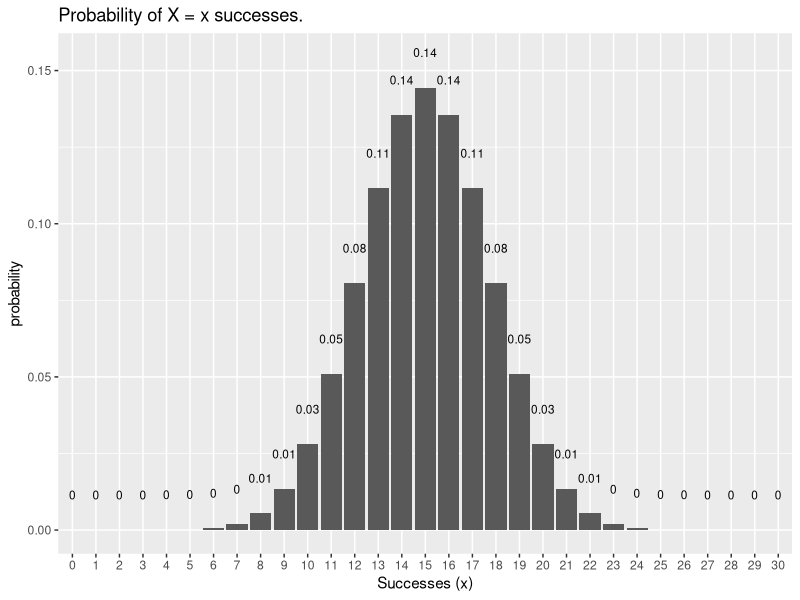
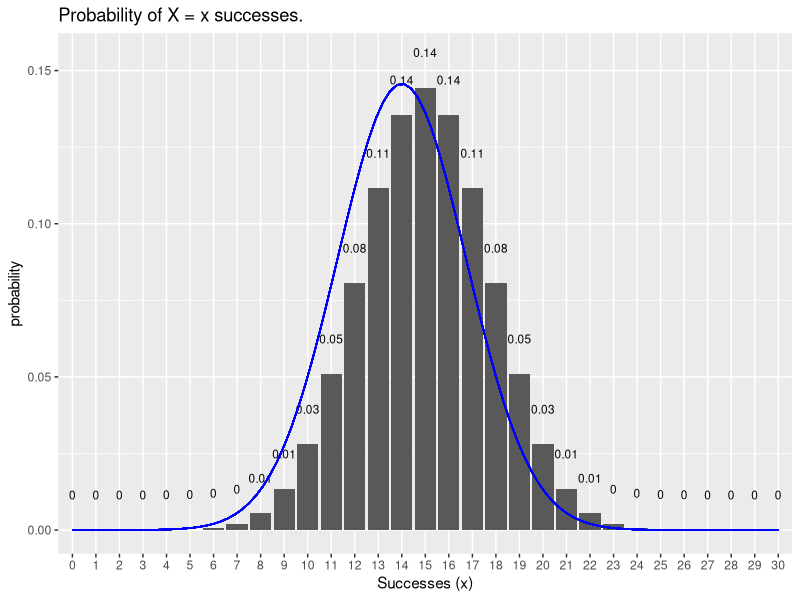
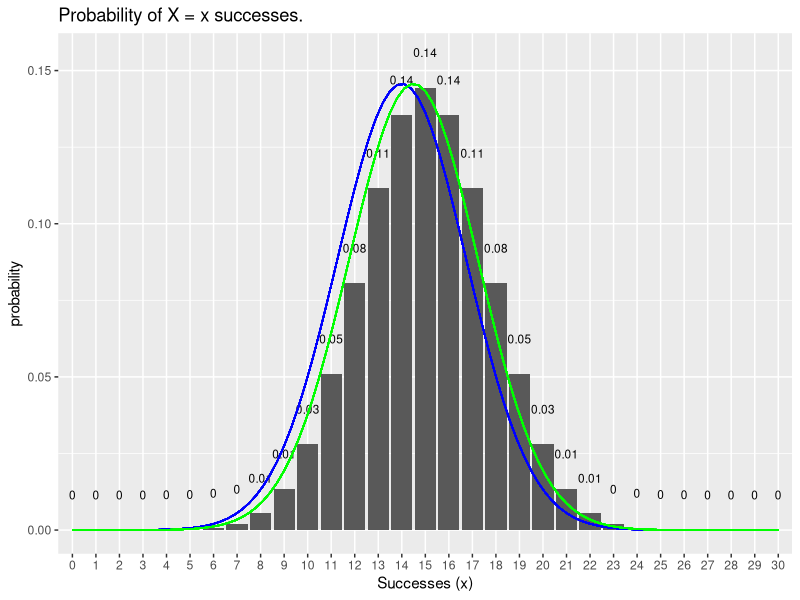

Here is the R script that generated these plots, in order:
library(dplyr)
library(ggplot2)

# n: Number of trials
n <- 30
# p: Probability of success
p <- 1/2

  graph <- ggplot(data.frame(heads = 0:n, pmf = dbinom(x = 0:n, size = n, prob = p)),
         aes(x = factor(heads), y = pmf)) +
  geom_col() +
  geom_text(
    aes(label = round(pmf,2), y = pmf + 0.01),
    position = position_dodge(0.9),
    size = 3,
    vjust = 0
  ) +
  labs(title = "Probability of X = x successes.",
       x = "Successes (x)",
       y = "probability") 
  graph
  
# Create CDF layer # Normal aproximation
pdf.normal <- function(x, mean = n*p, sd = sqrt(n*p*(1-p))) {
  dnorm(x, mean = mean, sd = sd)
}
pdf.plot.normal <- stat_function(fun = pdf.normal, color = 'blue')
graph <- graph + pdf.plot.normal
graph

# Create CDF layer # Normal aproximation
pdf.normal.correction <- function(x, mean = n*p, sd = sqrt(n*p*(1-p))) {
  dnorm(x - 0.5, mean = mean, sd = sd)
}
pdf.plot.normal.correction <- stat_function(fun = pdf.normal.correction, color = 'green')
graph <- graph + pdf.plot.normal.correction
graph